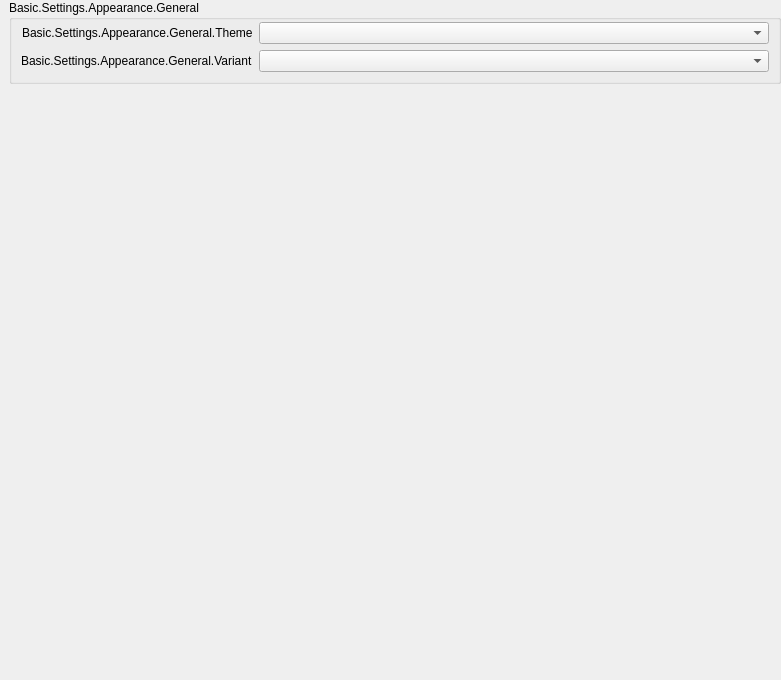
           <widget class="QWidget" name="appearancePageContents">
            <property name="geometry">
             <rect>
              <x>0</x>
              <y>0</y>
              <width>781</width>
              <height>680</height>
             </rect>
            </property>
            <layout class="QVBoxLayout" name="verticalLayout_1337">
             <property name="leftMargin">
              <number>0</number>
             </property>
             <property name="topMargin">
              <number>0</number>
             </property>
             <property name="rightMargin">
              <number>0</number>
             </property>
             <property name="bottomMargin">
              <number>0</number>
             </property>
             <item>
              <widget class="QFrame" name="appearanceFrame">
               <layout class="QVBoxLayout" name="verticalLayout_30">
                <property name="topMargin">
                 <number>0</number>
                </property>
                <property name="rightMargin">
                 <number>0</number>
                </property>
                <property name="bottomMargin">
                 <number>0</number>
                </property>
                <item>
                 <widget class="QGroupBox" name="appearanceGeneral">
                  <property name="title">
                   <string>Basic.Settings.Appearance.General</string>
                  </property>
                  <property name="checkable">
                   <bool>false</bool>
                  </property>
                  <layout class="QFormLayout" name="formLayout_37">
                   <property name="labelAlignment">
                    <set>Qt::AlignRight|Qt::AlignTrailing|Qt::AlignVCenter</set>
                   </property>
                   <property name="topMargin">
                    <number>2</number>
                   </property>
                   <item row="0" column="0">
                    <widget class="QLabel" name="label_45">
                     <property name="text">
                      <string>Basic.Settings.Appearance.General.Theme</string>
                     </property>
                     <property name="buddy">
                      <cstring>theme</cstring>
                     </property>
                    </widget>
                   </item>
                   <item row="0" column="1">
                    <widget class="QComboBox" name="theme"/>
                   </item>
                   <item row="1" column="0">
                    <widget class="QLabel" name="label_10">
                     <property name="text">
                      <string>Basic.Settings.Appearance.General.Variant</string>
                     </property>
                     <property name="buddy">
                      <cstring>themeVariant</cstring>
                     </property>
                    </widget>
                   </item>
                   <item row="1" column="1">
                    <widget class="QComboBox" name="themeVariant"/>
                   </item>
                  </layout>
                 </widget>
                </item>
                <item>
                 <spacer name="verticalSpacer_8">
                  <property name="orientation">
                   <enum>Qt::Vertical</enum>
                  </property>
                  <property name="sizeHint" stdset="0">
                   <size>
                    <width>20</width>
                    <height>40</height>
                   </size>
                  </property>
                 </spacer>
                </item>
               </layout>
              </widget>
             </item>
            </layout>
           </widget>
